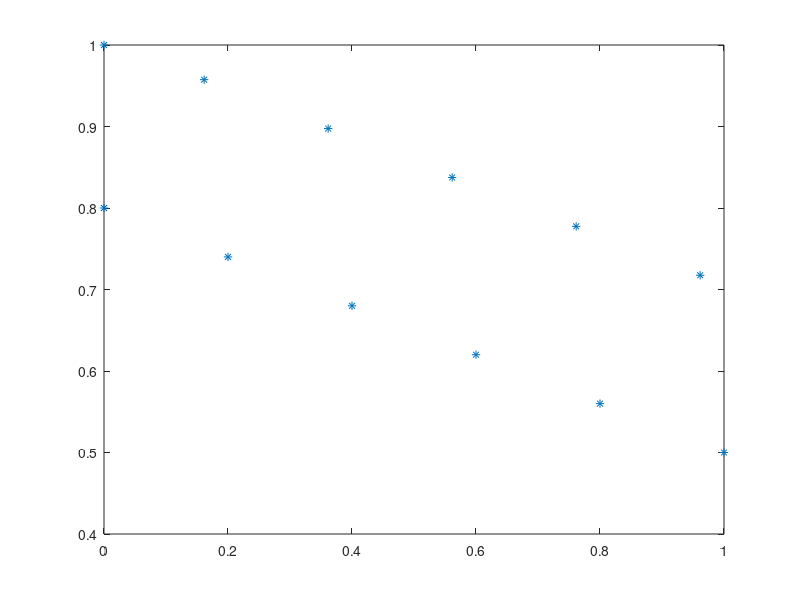

Write the MATLAB code that produced this figure.
clear all;
start_nodUpper = [0;1];
start_nodLower = [0; 0.8];
slut_nod = [1; 0.5];
antal_noder = 10;
d = 0.2; %avståndet mellan startnoderna

function ret = skapaFackverk(start_nodUpper, start_nodLower, slut_nod, antal_noder, d)
    antal_noderUpper = ceil(antal_noder/2);
    antal_noderLower = floor(antal_noder/2);

    is_slut_nod_upper = mod(antal_noder,2) == 1;
    Noder_Lower = start_nodLower;
    Noder_Upper = start_nodUpper;
    Noder = [;];

    if (is_slut_nod_upper)
        dist_Upper = slut_nod-start_nodUpper;
        %skriv vidare för om upper har fler noder än lower      
    
    else
        dist_Lower = slut_nod-start_nodLower;
        balk_length_b = norm(dist_Lower)/antal_noderLower;
        balk_length_a = sqrt((balk_length_b/2).^2+d.^2);
        whos balk_length_a balk_length_b
        
        %lutning = (slut_nod(2)-start_nodLower(2))/(slut_nod(1)-start_nodLower(1));
        delta_x = (slut_nod(1)-start_nodLower(1))/antal_noderLower
        delta_y = (slut_nod(2)-start_nodLower(2))/antal_noderLower

        disp("slask")
        
        x0 = start_nodLower(1);
        y0 = start_nodLower(2);
        for i = 1:antal_noderLower
            x1 = x0 + delta_x;
            x0 = x1;
            
            y1 = y0 + delta_y;
            y0 = y1;
            
            Noder_Lower(1,end+1) = x1;
            Noder_Lower(2,end) = y1;
        end
        

        %Räknar ut diverse vinklar. Se bild för förtydligande
        %kom ihåg att vi redan är i nedre
        theta = atan(balk_length_b/(2*d))

        kranvinkel = atan((slut_nod(1)-start_nodLower(1))/(slut_nod(2)-start_nodLower(2)))

        v = kranvinkel + theta;
        v = abs(v);

        delta_x = balk_length_a.*sin(v);
        delta_y = balk_length_a.*cos(v);
        for i = 1:(antal_noderLower)
            ny_nod_x = Noder_Lower(1, i) + delta_x;
            ny_nod_y = Noder_Lower(2, i) + delta_y;
            Noder_Upper(1, end+1) = ny_nod_x;
            Noder_Upper(2, end) = ny_nod_y;
        end

        for i = 1:(antal_noderLower+1)
            Noder(1, end+1) = Noder_Lower(1, i);
            Noder(2, end) = Noder_Lower(2, i);
            Noder(1, end+1) = Noder_Upper(1, i);
            Noder(2, end) = Noder_Upper(2, i);
        end
        Noder_Lower
        Noder_Upper
        disp(Noder)

    end
    
    ret = Noder;
    
end

Noder = skapaFackverk(start_nodUpper, start_nodLower, slut_nod, antal_noder, d);
plot(Noder(1, :), Noder(2, :), "*")



